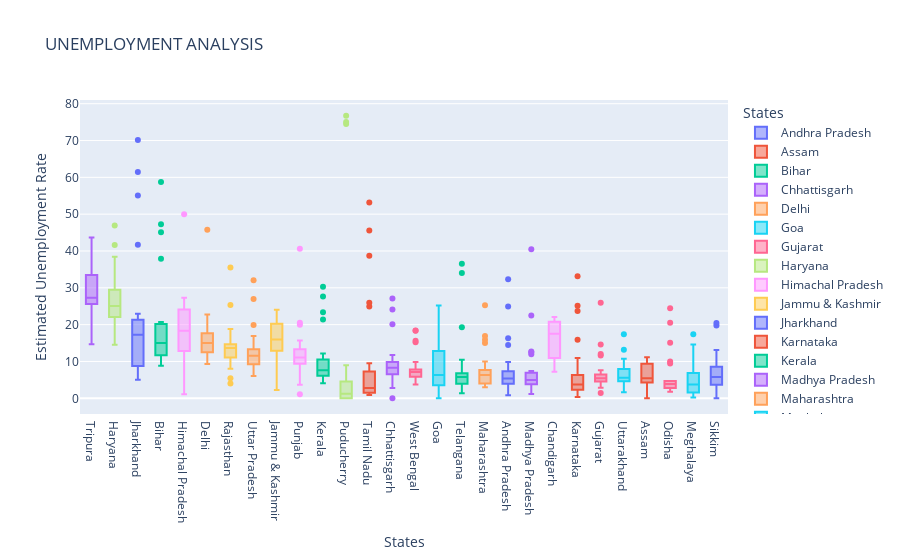

Notebook source saved alongside this figure:
### Markdown cell above
# Box Chart

### Code cell
import plotly.express as px
fig = px.box(ds, x="States", y="Estimated Unemployment Rate", color="States", title="UNEMPLOYMENT ANALYSIS")
fig.update_layout(xaxis={"categoryorder": "total descending"})
fig.show()

### Figure 1 — Plotly figure (JSON) as saved in the notebook; plotly's stock layout.template omitted (floating-point values rounded to 4 significant figures)
{"data": [{"alignmentgroup": "True", "hovertemplate": "States=%{x}<br>Estimated Unemployment Rate=%{y}<extra></extra>", "legendgroup": "Andhra Pradesh", "marker": {"color": "#636efa"}, "name": "Andhra Pradesh", "notched": false, "offsetgroup": "Andhra Pradesh", "orientation": "v", "showlegend": true, "type": "box", "x": ["Andhra Pradesh", "Andhra Pradesh", "Andhra Pradesh", "Andhra Pradesh", "Andhra Pradesh", "Andhra Pradesh", "Andhra Pradesh", "Andhra Pradesh", "Andhra Pradesh", "Andhra Pradesh", "Andhra Pradesh", "Andhra Pradesh", "Andhra Pradesh", "Andhra Pradesh", "Andhra Pradesh", "Andhra Pradesh", "Andhra Pradesh", "Andhra Pradesh", "Andhra Pradesh", "Andhra Pradesh", "Andhra Pradesh", "Andhra Pradesh", "Andhra Pradesh", "Andhra Pradesh", "Andhra Pradesh", "Andhra Pradesh", "Andhra Pradesh", "Andhra Pradesh"], "x0": " ", "xaxis": "x", "y": [3.65, 3.05, 3.75, 3.32, 5.17, 3.52, 4.12, 4.38, 4.84, 5.91, 4.06, 16.29, 14.46, 0.85, 6.09, 3.8, 5.64, 4.61, 6.01, 4.7, 7.54, 7.88, 7.11, 5.66, 9.88, 32.3, 24.91, 5.86], "y0": " ", "yaxis": "y"}, {"alignmentgroup": "True", "hovertemplate": "States=%{x}<br>Estimated Unemployment Rate=%{y}<extra></extra>", "legendgroup": "Assam", "marker": {"color": "#EF553B"}, "name": "Assam", "notched": false, "offsetgroup": "Assam", "orientation": "v", "showlegend": true, "type": "box", "x": ["Assam", "Assam", "Assam", "Assam", "Assam", "Assam", "Assam", "Assam", "Assam", "Assam", "Assam", "Assam", "Assam", "Assam", "Assam", "Assam", "Assam", "Assam", "Assam", "Assam", "Assam", "Assam", "Assam", "Assam", "Assam", "Assam"], "x0": " ", "xaxis": "x", "y": [4.29, 5.08, 4.26, 5.79, 4.46, 4.65, 4.66, 4.29, 3.26, 3.77, 9.38, 0, 7.87, 9.89, 3.21, 10.39, 9.26, 11.17, 6.31, 5.02, 7.24, 9.98, 10.34, 8.37, 10.77, 3.42], "y0": " ", "yaxis": "y"}, {"alignmentgroup": "True", "hovertemplate": "States=%{x}<br>Estimated Unemployment Rate=%{y}<extra></extra>", "legendgroup": "Bihar", "marker": {"color": "#00cc96"}, "name": "Bihar", "notched": false, "offsetgroup": "Bihar", "orientation": "v", "showlegend": true, "type": "box", "x": ["Bihar", "Bihar", "Bihar", "Bihar", "Bihar", "Bihar", "Bihar", "Bihar", "Bihar", "Bihar", "Bihar", "Bihar", "Bihar", "Bihar", "Bihar", "Bihar", "Bihar", "Bihar", "Bihar", "Bihar", "Bihar", "Bihar", "Bihar", "Bihar", "Bihar", "Bihar", "Bihar", "Bihar"], "x0": " ", "xaxis": "x", "y": [9.27, 10.2, 13.44, 11, 8.87, 12.47, 12.4, 10.16, 9.13, 9.61, 15.39, 45.09, 47.26, 20.49, 19.9, 13.29, 16.41, 17.66, 20.46, 14.06, 17.62, 14.91, 20.69, 15.11, 15.73, 58.77, 37.87, 12.45], "y0": " ", "yaxis": "y"}, {"alignmentgroup": "True", "hovertemplate": "States=%{x}<br>Estimated Unemployment Rate=%{y}<extra></extra>", "legendgroup": "Chhattisgarh", "marker": {"color": "#ab63fa"}, "name": "Chhattisgarh", "notched": false, "offsetgroup": "Chhattisgarh", "orientation": "v", "showlegend": true, "type": "box", "x": ["Chhattisgarh", "Chhattisgarh", "Chhattisgarh", "Chhattisgarh", "Chhattisgarh", "Chhattisgarh", "Chhattisgarh", "Chhattisgarh", "Chhattisgarh", "Chhattisgarh", "Chhattisgarh", "Chhattisgarh", "Chhattisgarh", "Chhattisgarh", "Chhattisgarh", "Chhattisgarh", "Chhattisgarh", "Chhattisgarh", "Chhattisgarh", "Chhattisgarh", "Chhattisgarh", "Chhattisgarh", "Chhattisgarh", "Chhattisgarh", "Chhattisgarh", "Chhattisgarh", "Chhattisgarh", "Chhattisgarh"], "x0": " ", "xaxis": "x", "y": [9.82, 6.76, 4.54, 4.64, 8.33, 6.96, 2.77, 6.11, 9.89, 7.89, 7.31, 0, 7.64, 10.14, 9.77, 11.77, 8.17, 6.29, 9.46, 10.27, 8.32, 3.57, 9.01, 9.79, 8.21, 20.13, 24.1, 27.07], "y0": " ", "yaxis": "y"}, {"alignmentgroup": "True", "hovertemplate": "States=%{x}<br>Estimated Unemployment Rate=%{y}<extra></extra>", "legendgroup": "Delhi", "marker": {"color": "#FFA15A"}, "name": "Delhi", "notched": false, "offsetgroup": "Delhi", "orientation": "v", "showlegend": true, "type": "box", "x": ["Delhi", "Delhi", "Delhi", "Delhi", "Delhi", "Delhi", "Delhi", "Delhi", "Delhi", "Delhi", "Delhi", "Delhi", "Delhi", "Delhi", "Delhi", "Delhi", "Delhi", "Delhi", "Delhi", "Delhi", "Delhi", "Delhi", "Delhi", "Delhi", "Delhi", "Delhi", "Delhi", "Delhi"], "x0": " ", "xaxis": "x", "y": [12.56, 9.33, 11.07, 17.18, 12.5, 15.84, 11.11, 16.97, 13.48, 13.81, 15.18, 20.69, 22.76, 21.14, 12.31, 12.76, 14.68, 13.52, 20.59, 12.41, 16.11, 11.07, 22.45, 14.86, 17.09, 16.51, 45.78, 18.11], "y0": " ", "yaxis": "y"}, {"alignmentgroup": "True", "hovertemplate": "States=%{x}<br>Estimated Unemployment Rate=%{y}<extra></extra>", "legendgroup": "Goa", "marker": {"color": "#19d3f3"}, "name": "Goa", "notched": false, "offsetgroup": "Goa", "orientation": "v", "showlegend": true, "type": "box", "x": ["Goa", "Goa", "Goa", "Goa", "Goa", "Goa", "Goa", "Goa", "Goa", "Goa", "Goa", "Goa", "Goa", "Goa", "Goa", "Goa", "Goa", "Goa", "Goa", "Goa", "Goa", "Goa", "Goa", "Goa"], "x0": " ", "xaxis": "x", "y": [2.91, 5.45, 10.98, 1.98, 3.61, 7.21, 23.71, 3.54, 5.38, 0, 15.91, 20, 2.75, 13.33, 12.28, 4.9, 3.16, 12.31, 25.2, 16.22, 10.92, 4.31, 4.76, 11.76], "y0": " ", "yaxis": "y"}, {"alignmentgroup": "True", "hovertemplate": "States=%{x}<br>Estimated Unemployment Rate=%{y}<extra></extra>", "legendgroup": "Gujarat", "marker": {"color": "#FF6692"}, "name": "Gujarat", "notched": false, "offsetgroup": "Gujarat", "orientation": "v", "showlegend": true, "type": "box", "x": ["Gujarat", "Gujarat", "Gujarat", "Gujarat", "Gujarat", "Gujarat", "Gujarat", "Gujarat", "Gujarat", "Gujarat", "Gujarat", "Gujarat", "Gujarat", "Gujarat", "Gujarat", "Gujarat", "Gujarat", "Gujarat", "Gujarat", "Gujarat", "Gujarat", "Gujarat", "Gujarat", "Gujarat", "Gujarat", "Gujarat", "Gujarat", "Gujarat"], "x0": " ", "xaxis": "x", "y": [2.88, 4.77, 4.58, 3.7, 6.29, 4.91, 4.68, 3.46, 5.35, 6.64, 7.59, 12, 14.58, 1.41, 4.09, 6.31, 5.15, 4.2, 5.96, 5.45, 7.53, 5.71, 5.82, 6.04, 5.39, 25.94, 11.62, 4.54], "y0": " ", "yaxis": "y"}, {"alignmentgroup": "True", "hovertemplate": "States=%{x}<br>Estimated Unemployment Rate=%{y}<extra></extra>", "legendgroup": "Haryana", "marker": {"color": "#B6E880"}, "name": "Haryana", "notched": false, "offsetgroup": "Haryana", "orientation": "v", "showlegend": true, "type": "box", "x": ["Haryana", "Haryana", "Haryana", "Haryana", "Haryana", "Haryana", "Haryana", "Haryana", "Haryana", "Haryana", "Haryana", "Haryana", "Haryana", "Haryana", "Haryana", "Haryana", "Haryana", "Haryana", "Haryana", "Haryana", "Haryana", "Haryana", "Haryana", "Haryana", "Haryana", "Haryana", "Haryana", "Haryana"], "x0": " ", "xaxis": "x", "y": [14.54, 23.08, 16.22, 30.94, 16.36, 24.17, 16.59, 29.56, 16.21, 27.19, 23.92, 41.61, 34.22, 35.57, 24.67, 20.42, 25.45, 24.19, 26.84, 21.04, 27.06, 23.65, 27.24, 23.29, 27.14, 46.89, 38.46, 29.41], "y0": " ", "yaxis": "y"}, {"alignmentgroup": "True", "hovertemplate": "States=%{x}<br>Estimated Unemployment Rate=%{y}<extra></extra>", "legendgroup": "Himachal Pradesh", "marker": {"color": "#FF97FF"}, "name": "Himachal Pradesh", "notched": false, "offsetgroup": "Himachal Pradesh", "orientation": "v", "showlegend": true, "type": "box", "x": ["Himachal Pradesh", "Himachal Pradesh", "Himachal Pradesh", "Himachal Pradesh", "Himachal Pradesh", "Himachal Pradesh", "Himachal Pradesh", "Himachal Pradesh", "Himachal Pradesh", "Himachal Pradesh", "Himachal Pradesh", "Himachal Pradesh", "Himachal Pradesh", "Himachal Pradesh", "Himachal Pradesh", "Himachal Pradesh", "Himachal Pradesh", "Himachal Pradesh", "Himachal Pradesh", "Himachal Pradesh", "Himachal Pradesh", "Himachal Pradesh", "Himachal Pradesh", "Himachal Pradesh", "Himachal Pradesh", "Himachal Pradesh", "Himachal Pradesh", "Himachal Pradesh"], "x0": " ", "xaxis": "x", "y": [13.68, 11.43, 20.59, 18.56, 15.98, 15.81, 22.86, 19.46, 16.67, 15.42, 17.71, 2.13, 25.64, 1.12, 10.88, 21.43, 21.51, 24.48, 12, 23.77, 27.27, 25.32, 18.15, 27.31, 26.44, 2.7, 50, 10.81], "y0": " ", "yaxis": "y"}, {"alignmentgroup": "True", "hovertemplate": "States=%{x}<br>Estimated Unemployment Rate=%{y}<extra></extra>", "legendgroup": "Jammu & Kashmir", "marker": {"color": "#FECB52"}, "name": "Jammu & Kashmir", "notched": false, "offsetgroup": "Jammu & Kashmir", "orientation": "v", "showlegend": true, "type": "box", "x": ["Jammu & Kashmir", "Jammu & Kashmir", "Jammu & Kashmir", "Jammu & Kashmir", "Jammu & Kashmir", "Jammu & Kashmir", "Jammu & Kashmir", "Jammu & Kashmir", "Jammu & Kashmir", "Jammu & Kashmir", "Jammu & Kashmir", "Jammu & Kashmir", "Jammu & Kashmir", "Jammu & Kashmir", "Jammu & Kashmir", "Jammu & Kashmir", "Jammu & Kashmir", "Jammu & Kashmir", "Jammu & Kashmir", "Jammu & Kashmir", "Jammu & Kashmir"], "x0": " ", "xaxis": "x", "y": [12.78, 12.09, 13.67, 11.32, 19.27, 14.73, 22.19, 21.23, 16, 2.22, 18.97, 23.04, 19.88, 21.55, 24.06, 14.29, 7.02, 18.54, 19.86, 14.29, 12.96], "y0": " ", "yaxis": "y"}, {"alignmentgroup": "True", "hovertemplate": "States=%{x}<br>Estimated Unemployment Rate=%{y}<extra></extra>", "legendgroup": "Jharkhand", "marker": {"color": "#636efa"}, "name": "Jharkhand", "notched": false, "offsetgroup": "Jharkhand", "orientation": "v", "showlegend": true, "type": "box", "x": ["Jharkhand", "Jharkhand", "Jharkhand", "Jharkhand", "Jharkhand", "Jharkhand", "Jharkhand", "Jharkhand", "Jharkhand", "Jharkhand", "Jharkhand", "Jharkhand", "Jharkhand", "Jharkhand", "Jharkhand", "Jharkhand", "Jharkhand", "Jharkhand", "Jharkhand", "Jharkhand", "Jharkhand", "Jharkhand", "Jharkhand", "Jharkhand", "Jharkhand", "Jharkhand", "Jharkhand", "Jharkhand"], "x0": " ", "xaxis": "x", "y": [7.11, 8.46, 9.98, 12.06, 7.12, 6.57, 8.07, 15.15, 6.16, 9.06, 5.01, 41.72, 55.1, 21.53, 17.23, 20.51, 15.67, 20.25, 21.16, 19.05, 17.34, 22.01, 22.96, 19.67, 16.4, 61.48, 70.17, 19.38], "y0": " ", "yaxis": "y"}, {"alignmentgroup": "True", "hovertemplate": "States=%{x}<br>Estimated Unemployment Rate=%{y}<extra></extra>", "legendgroup": "Karnataka", "marker": {"color": "#EF553B"}, "name": "Karnataka", "notched": false, "offsetgroup": "Karnataka", "orientation": "v", "showlegend": true, "type": "box", "x": ["Karnataka", "Karnataka", "Karnataka", "Karnataka", "Karnataka", "Karnataka", "Karnataka", "Karnataka", "Karnataka", "Karnataka", "Karnataka", "Karnataka", "Karnataka", "Karnataka", "Karnataka", "Karnataka", "Karnataka", "Karnataka", "Karnataka", "Karnataka", "Karnataka", "Karnataka", "Karnataka", "Karnataka", "Karnataka", "Karnataka", "Karnataka", "Karnataka"], "x0": " ", "xaxis": "x", "y": [5.46, 5.98, 0.52, 0.37, 3.2, 7.13, 1.19, 0.41, 2.57, 4.11, 2.39, 33.17, 23.72, 10.92, 6.56, 5, 2.29, 1.27, 3.57, 3.87, 3.44, 1.56, 3.31, 2.88, 4.92, 25.12, 15.88, 6.12], "y0": " ", "yaxis": "y"}, {"alignmentgroup": "True", "hovertemplate": "States=%{x}<br>Estimated Unemployment Rate=%{y}<extra></extra>", "legendgroup": "Kerala", "marker": {"color": "#00cc96"}, "name": "Kerala", "notched": false, "offsetgroup": "Kerala", "orientation": "v", "showlegend": true, "type": "box", "x": ["Kerala", "Kerala", "Kerala", "Kerala", "Kerala", "Kerala", "Kerala", "Kerala", "Kerala", "Kerala", "Kerala", "Kerala", "Kerala", "Kerala", "Kerala", "Kerala", "Kerala", "Kerala", "Kerala", "Kerala", "Kerala", "Kerala", "Kerala", "Kerala", "Kerala", "Kerala", "Kerala", "Kerala"], "x0": " ", "xaxis": "x", "y": [6.63, 9, 4.95, 10.32, 5.35, 9.14, 5, 10.77, 4.11, 8.91, 8.85, 10.71, 23.38, 27.66, 6.11, 6.67, 7.58, 7.69, 5.52, 5.35, 6.71, 7.31, 6.65, 6.08, 9.14, 21.43, 30.28, 12.17], "y0": " ", "yaxis": "y"}, {"alignmentgroup": "True", "hovertemplate": "States=%{x}<br>Estimated Unemployment Rate=%{y}<extra></extra>", "legendgroup": "Madhya Pradesh", "marker": {"color": "#ab63fa"}, "name": "Madhya Pradesh", "notched": false, "offsetgroup": "Madhya Pradesh", "orientation": "v", "showlegend": true, "type": "box", "x": ["Madhya Pradesh", "Madhya Pradesh", "Madhya Pradesh", "Madhya Pradesh", "Madhya Pradesh", "Madhya Pradesh", "Madhya Pradesh", "Madhya Pradesh", "Madhya Pradesh", "Madhya Pradesh", "Madhya Pradesh", "Madhya Pradesh", "Madhya Pradesh", "Madhya Pradesh", "Madhya Pradesh", "Madhya Pradesh", "Madhya Pradesh", "Madhya Pradesh", "Madhya Pradesh", "Madhya Pradesh", "Madhya Pradesh", "Madhya Pradesh", "Madhya Pradesh", "Madhya Pradesh", "Madhya Pradesh", "Madhya Pradesh", "Madhya Pradesh", "Madhya Pradesh"], "x0": " ", "xaxis": "x", "y": [3.63, 4.25, 3.92, 4.94, 3.08, 2.98, 2.72, 2.94, 3.66, 4.42, 1.19, 12.5, 22.46, 6.46, 3.91, 6.38, 7.38, 6.82, 7, 4.4, 6.06, 6.2, 5.17, 4.96, 4.8, 11.94, 40.49, 12.72], "y0": " ", "yaxis": "y"}, {"alignmentgroup": "True", "hovertemplate": "States=%{x}<br>Estimated Unemployment Rate=%{y}<extra></extra>", "legendgroup": "Maharashtra", "marker": {"color": "#FFA15A"}, "name": "Maharashtra", "notched": false, "offsetgroup": "Maharashtra", "orientation": "v", "showlegend": true, "type": "box", "x": ["Maharashtra", "Maharashtra", "Maharashtra", "Maharashtra", "Maharashtra", "Maharashtra", "Maharashtra", "Maharashtra", "Maharashtra", "Maharashtra", "Maharashtra", "Maharashtra", "Maharashtra", "Maharashtra", "Maharashtra", "Maharashtra", "Maharashtra", "Maharashtra", "Maharashtra", "Maharashtra", "Maharashtra", "Maharashtra", "Maharashtra", "Maharashtra", "Maharashtra", "Maharashtra", "Maharashtra", "Maharashtra"], "x0": " ", "xaxis": "x", "y": [3.67, 4.34, 3.66, 3.76, 4.4, 3.81, 3.68, 3.03, 3.8, 4.24, 5.38, 25.28, 16.89, 9.4, 6.08, 6.46, 6.35, 7.57, 7.6, 7.51, 7.6, 7.83, 6.67, 5.34, 6.34, 14.99, 15.92, 10.01], "y0": " ", "yaxis": "y"}, {"alignmentgroup": "True", "hovertemplate": "States=%{x}<br>Estimated Unemployment Rate=%{y}<extra></extra>", "legendgroup": "Meghalaya", "marker": {"color": "#19d3f3"}, "name": "Meghalaya", "notched": false, "offsetgroup": "Meghalaya", "orientation": "v", "showlegend": true, "type": "box", "x": ["Meghalaya", "Meghalaya", "Meghalaya", "Meghalaya", "Meghalaya", "Meghalaya", "Meghalaya", "Meghalaya", "Meghalaya", "Meghalaya", "Meghalaya", "Meghalaya", "Meghalaya", "Meghalaya", "Meghalaya", "Meghalaya", "Meghalaya", "Meghalaya", "Meghalaya", "Meghalaya", "Meghalaya", "Meghalaya", "Meghalaya", "Meghalaya", "Meghalaya", "Meghalaya", "Meghalaya"], "x0": " ", "xaxis": "x", "y": [3.16, 4.23, 1.03, 0.52, 0.24, 3.7, 1.5, 1.8, 0.97, 2.76, 1.28, 8.38, 3.73, 1.35, 8.4, 8.66, 4.43, 5.8, 5.3, 7.2, 3.02, 5.21, 4.76, 7.37, 2.8, 17.39, 14.58], "y0": " ", "yaxis": "y"}, {"alignmentgroup": "True", "hovertemplate": "States=%{x}<br>Estimated Unemployment Rate=%{y}<extra></extra>", "legendgroup": "Odisha", "marker": {"color": "#FF6692"}, "name": "Odisha", "notched": false, "offsetgroup": "Odisha", "orientation": "v", "showlegend": true, "type": "box", "x": ["Odisha", "Odisha", "Odisha", "Odisha", "Odisha", "Odisha", "Odisha", "Odisha", "Odisha", "Odisha", "Odisha", "Odisha", "Odisha", "Odisha", "Odisha", "Odisha", "Odisha", "Odisha", "Odisha", "Odisha", "Odisha", "Odisha", "Odisha", "Odisha", "Odisha", "Odisha", "Odisha", "Odisha"], "x0": " ", "xaxis": "x", "y": [4.17, 4.71, 3.31, 3.68, 4.31, 4.28, 4.72, 4.67, 1.81, 3.31, 15.09, 24.48, 9.45, 4.59, 2.95, 2.63, 1.78, 3.5, 3.78, 4.5, 2.23, 3.36, 2.28, 2.19, 3.96, 20.5, 10, 2.18], "y0": " ", "yaxis": "y"}, {"alignmentgroup": "True", "hovertemplate": "States=%{x}<br>Estimated Unemployment Rate=%{y}<extra></extra>", "legendgroup": "Puducherry", "marker": {"color": "#B6E880"}, "name": "Puducherry", "notched": false, "offsetgroup": "Puducherry", "orientation": "v", "showlegend": true, "type": "box", "x": ["Puducherry", "Puducherry", "Puducherry", "Puducherry", "Puducherry", "Puducherry", "Puducherry", "Puducherry", "Puducherry", "Puducherry", "Puducherry", "Puducherry", "Puducherry", "Puducherry", "Puducherry", "Puducherry", "Puducherry", "Puducherry", "Puducherry", "Puducherry", "Puducherry", "Puducherry", "Puducherry", "Puducherry", "Puducherry", "Puducherry"], "x0": " ", "xaxis": "x", "y": [0, 0, 0, 4.85, 0, 1.18, 0, 1.99, 0.58, 1.74, 2.31, 74.51, 1.25, 0, 0, 8.95, 1.22, 1.17, 1.37, 5.21, 0.57, 1.78, 0.62, 76.74, 75, 4.55], "y0": " ", "yaxis": "y"}, {"alignmentgroup": "True", "hovertemplate": "States=%{x}<br>Estimated Unemployment Rate=%{y}<extra></extra>", "legendgroup": "Punjab", "marker": {"color": "#FF97FF"}, "name": "Punjab", "notched": false, "offsetgroup": "Punjab", "orientation": "v", "showlegend": true, "type": "box", "x": ["Punjab", "Punjab", "Punjab", "Punjab", "Punjab", "Punjab", "Punjab", "Punjab", "Punjab", "Punjab", "Punjab", "Punjab", "Punjab", "Punjab", "Punjab", "Punjab", "Punjab", "Punjab", "Punjab", "Punjab", "Punjab", "Punjab", "Punjab", "Punjab", "Punjab", "Punjab", "Punjab", "Punjab"], "x0": " ", "xaxis": "x", "y": [9.17, 12.21, 9.64, 6.69, 8.59, 12.56, 7.07, 6.13, 9.69, 10.41, 10.51, 3.69, 40.59, 20, 13.49, 13.17, 11.61, 11.99, 15.69, 13.75, 10.39, 11.97, 13.68, 11.99, 9.97, 1.13, 20.54, 10.55], "y0": " ", "yaxis": "y"}, {"alignmentgroup": "True", "hovertemplate": "States=%{x}<br>Estimated Unemployment Rate=%{y}<extra></extra>", "legendgroup": "Rajasthan", "marker": {"color": "#FECB52"}, "name": "Rajasthan", "notched": false, "offsetgroup": "Rajasthan", "orientation": "v", "showlegend": true, "type": "box", "x": ["Rajasthan", "Rajasthan", "Rajasthan", "Rajasthan", "Rajasthan", "Rajasthan", "Rajasthan", "Rajasthan", "Rajasthan", "Rajasthan", "Rajasthan", "Rajasthan", "Rajasthan", "Rajasthan", "Rajasthan", "Rajasthan", "Rajasthan", "Rajasthan", "Rajasthan", "Rajasthan", "Rajasthan", "Rajasthan", "Rajasthan", "Rajasthan", "Rajasthan", "Rajasthan", "Rajasthan", "Rajasthan"], "x0": " ", "xaxis": "x", "y": [4.03, 13.7, 9.7, 12.5, 5.45, 14.66, 10.47, 13.96, 8, 14.48, 9.47, 12.25, 10.45, 13.86, 13.62, 14.36, 11.67, 14.71, 12.63, 13.02, 14.3, 18.04, 18.82, 17.02, 18.54, 35.53, 25.35, 13.04], "y0": " ", "yaxis": "y"}, {"alignmentgroup": "True", "hovertemplate": "States=%{x}<br>Estimated Unemployment Rate=%{y}<extra></extra>", "legendgroup": "Sikkim", "marker": {"color": "#636efa"}, "name": "Sikkim", "notched": false, "offsetgroup": "Sikkim", "orientation": "v", "showlegend": true, "type": "box", "x": ["Sikkim", "Sikkim", "Sikkim", "Sikkim", "Sikkim", "Sikkim", "Sikkim", "Sikkim", "Sikkim", "Sikkim", "Sikkim", "Sikkim", "Sikkim", "Sikkim", "Sikkim", "Sikkim", "Sikkim"], "x0": " ", "xaxis": "x", "y": [5.48, 13.11, 1, 0, 5.81, 8.2, 7.76, 2.56, 4.82, 4.81, 9.68, 4.04, 7.37, 20.45, 5.77, 19.75, 2.63], "y0": " ", "yaxis": "y"}, {"alignmentgroup": "True", "hovertemplate": "States=%{x}<br>Estimated Unemployment Rate=%{y}<extra></extra>", "legendgroup": "Tamil Nadu", "marker": {"color": "#EF553B"}, "name": "Tamil Nadu", "notched": false, "offsetgroup": "Tamil Nadu", "orientation": "v", "showlegend": true, "type": "box", "x": ["Tamil Nadu", "Tamil Nadu", "Tamil Nadu", "Tamil Nadu", "Tamil Nadu", "Tamil Nadu", "Tamil Nadu", "Tamil Nadu", "Tamil Nadu", "Tamil Nadu", "Tamil Nadu", "Tamil Nadu", "Tamil Nadu", "Tamil Nadu", "Tamil Nadu", "Tamil Nadu", "Tamil Nadu", "Tamil Nadu", "Tamil Nadu", "Tamil Nadu", "Tamil Nadu", "Tamil Nadu", "Tamil Nadu", "Tamil Nadu", "Tamil Nadu", "Tamil Nadu", "Tamil Nadu", "Tamil Nadu"], "x0": " ", "xaxis": "x", "y": [0.97, 0.92, 6.01, 2.91, 1.71, 1.46, 2.46, 3.73, 1.18, 1.17, 6.36, 53.19, 38.73, 2.06, 0.89, 1.56, 3.18, 9.53, 1.86, 1.13, 2.65, 8.05, 2.05, 3.31, 6.46, 45.55, 25.95, 24.93], "y0": " ", "yaxis": "y"}, {"alignmentgroup": "True", "hovertemplate": "States=%{x}<br>Estimated Unemployment Rate=%{y}<extra></extra>", "legendgroup": "Telangana", "marker": {"color": "#00cc96"}, "name": "Telangana", "notched": false, "offsetgroup": "Telangana", "orientation": "v", "showlegend": true, "type": "box", "x": ["Telangana", "Telangana", "Telangana", "Telangana", "Telangana", "Telangana", "Telangana", "Telangana", "Telangana", "Telangana", "Telangana", "Telangana", "Telangana", "Telangana", "Telangana", "Telangana", "Telangana", "Telangana", "Telangana", "Telangana", "Telangana", "Telangana", "Telangana", "Telangana", "Telangana", "Telangana", "Telangana", "Telangana"], "x0": " ", "xaxis": "x", "y": [2.23, 5.92, 2.45, 1.4, 5.49, 7.29, 6.47, 1.35, 5.02, 9.02, 5.63, 4.51, 34.01, 19.3, 1.52, 1.43, 3.73, 4.19, 6.19, 6.74, 5.23, 4.22, 6.49, 6.74, 6.1, 10.5, 36.57, 6.92], "y0": " ", "yaxis": "y"}, {"alignmentgroup": "True", "hovertemplate": "States=%{x}<br>Estimated Unemployment Rate=%{y}<extra></extra>", "legendgroup": "Tripura", "marker": {"color": "#ab63fa"}, "name": "Tripura", "notched": false, "offsetgroup": "Tripura", "orientation": "v", "showlegend": true, "type": "box", "x": ["Tripura", "Tripura", "Tripura", "Tripura", "Tripura", "Tripura", "Tripura", "Tripura", "Tripura", "Tripura", "Tripura", "Tripura", "Tripura", "Tripura", "Tripura", "Tripura", "Tripura", "Tripura", "Tripura", "Tripura", "Tripura", "Tripura", "Tripura", "Tripura", "Tripura", "Tripura", "Tripura", "Tripura"], "x0": " ", "xaxis": "x", "y": [29.25, 26.64, 22.47, 25.49, 30.23, 27.54, 25.25, 26.53, 31.91, 26.22, 31.61, 43.64, 14.71, 18.84, 34.69, 25.59, 25.81, 33.45, 33.57, 26.67, 27.15, 33.48, 34.37, 33.88, 25.69, 34.88, 16.78, 27.47], "y0": " ", "yaxis": "y"}, {"alignmentgroup": "True", "hovertemplate": "States=%{x}<br>Estimated Unemployment Rate=%{y}<extra></extra>", "legendgroup": "Uttar Pradesh", "marker": {"color": "#FFA15A"}, "name": "Uttar Pradesh", "notched": false, "offsetgroup": "Uttar Pradesh", "orientation": "v", "showlegend": true, "type": "box", "x": ["Uttar Pradesh", "Uttar Pradesh", "Uttar Pradesh", "Uttar Pradesh", "Uttar Pradesh", "Uttar Pradesh", "Uttar Pradesh", "Uttar Pradesh", "Uttar Pradesh", "Uttar Pradesh", "Uttar Pradesh", "Uttar Pradesh", "Uttar Pradesh", "Uttar Pradesh", "Uttar Pradesh", "Uttar Pradesh", "Uttar Pradesh", "Uttar Pradesh", "Uttar Pradesh", "Uttar Pradesh", "Uttar Pradesh", "Uttar Pradesh", "Uttar Pradesh", "Uttar Pradesh", "Uttar Pradesh", "Uttar Pradesh", "Uttar Pradesh", "Uttar Pradesh"], "x0": " ", "xaxis": "x", "y": [10.26, 11.13, 9.19, 11.47, 6.45, 10.18, 6.94, 8.43, 6.06, 8.12, 9.37, 19.92, 16.89, 8.51, 14.4, 11.62, 11.8, 14.73, 13.58, 10.35, 11.31, 12.37, 12.34, 11.65, 12.32, 26.94, 32.06, 13.05], "y0": " ", "yaxis": "y"}, {"alignmentgroup": "True", "hovertemplate": "States=%{x}<br>Estimated Unemployment Rate=%{y}<extra></extra>", "legendgroup": "Uttarakhand", "marker": {"color": "#19d3f3"}, "name": "Uttarakhand", "notched": false, "offsetgroup": "Uttarakhand", "orientation": "v", "showlegend": true, "type": "box", "x": ["Uttarakhand", "Uttarakhand", "Uttarakhand", "Uttarakhand", "Uttarakhand", "Uttarakhand", "Uttarakhand", "Uttarakhand", "Uttarakhand", "Uttarakhand", "Uttarakhand", "Uttarakhand", "Uttarakhand", "Uttarakhand", "Uttarakhand", "Uttarakhand", "Uttarakhand", "Uttarakhand", "Uttarakhand", "Uttarakhand", "Uttarakhand", "Uttarakhand", "Uttarakhand", "Uttarakhand", "Uttarakhand", "Uttarakhand", "Uttarakhand"], "x0": " ", "xaxis": "x", "y": [1.63, 4.65, 5.74, 6.11, 3.47, 4.83, 5.56, 4.52, 4.17, 4.85, 3.66, 3.57, 10.71, 9.17, 4.69, 6.94, 7.43, 9.62, 4.72, 6.34, 7.39, 8.92, 5.28, 8.15, 13.18, 17.36, 5.08], "y0": " ", "yaxis": "y"}, {"alignmentgroup": "True", "hovertemplate": "States=%{x}<br>Estimated Unemployment Rate=%{y}<extra></extra>", "legendgroup": "West Bengal", "marker": {"color": "#FF6692"}, "name": "West Bengal", "notched": false, "offsetgroup": "West Bengal", "orientation": "v", "showlegend": true, "type": "box", "x": ["West Bengal", "West Bengal", "West Bengal", "West Bengal", "West Bengal", "West Bengal", "West Bengal", "West Bengal", "West Bengal", "West Bengal", "West Bengal", "West Bengal", "West Bengal", "West Bengal", "West Bengal", "West Bengal", "West Bengal", "West Bengal", "West Bengal", "West Bengal", "West Bengal", "West Bengal", "West Bengal", "West Bengal", "West Bengal", "West Bengal", "West Bengal", "West Bengal"], "x0": " ", "xaxis": "x", "y": [6.02, 5.85, 5.62, 5.58, 5.26, 6.78, 5.83, 5.79, 6.79, 3.78, 7.02, 18.32, 18.43, 4.94, 7.25, 7.38, 7.91, 7.27, 7.79, 7.83, 6.61, 7.24, 7.27, 7.55, 6.67, 15.63, 15.22, 9.86], "y0": " ", "yaxis": "y"}, {"alignmentgroup": "True", "hovertemplate": "States=%{x}<br>Estimated Unemployment Rate=%{y}<extra></extra>", "legendgroup": "Chandigarh", "marker": {"color": "#FF97FF"}, "name": "Chandigarh", "notched": false, "offsetgroup": "Chandigarh", "orientation": "v", "showlegend": true, "type": "box", "x": ["Chandigarh", "Chandigarh", "Chandigarh", "Chandigarh", "Chandigarh", "Chandigarh", "Chandigarh", "Chandigarh", "Chandigarh", "Chandigarh", "Chandigarh", "Chandigarh"], "x0": " ", "xaxis": "x", "y": [18.35, 12.4, 21.8, 9.52, 20.14, 13.99, 22.05, 8.33, 20, 16.67, 21.43, 7.22], "y0": " ", "yaxis": "y"}], "layout": {"boxmode": "overlay", "legend": {"title": {"text": "States"}, "tracegroupgap": 0}, "title": {"text": "UNEMPLOYMENT ANALYSIS"}, "xaxis": {"anchor": "y", "categoryarray": ["Andhra Pradesh", "Assam", "Bihar", "Chhattisgarh", "Delhi", "Goa", "Gujarat", "Haryana", "Himachal Pradesh", "Jammu & Kashmir", "Jharkhand", "Karnataka", "Kerala", "Madhya Pradesh", "Maharashtra", "Meghalaya", "Odisha", "Puducherry", "Punjab", "Rajasthan", "Sikkim", "Tamil Nadu", "Telangana", "Tripura", "Uttar Pradesh", "Uttarakhand", "West Bengal", null, "Chandigarh"], "categoryorder": "total descending", "domain": [0, 1], "title": {"text": "States"}}, "yaxis": {"anchor": "x", "domain": [0, 1], "title": {"text": "Estimated Unemployment Rate"}}}}
